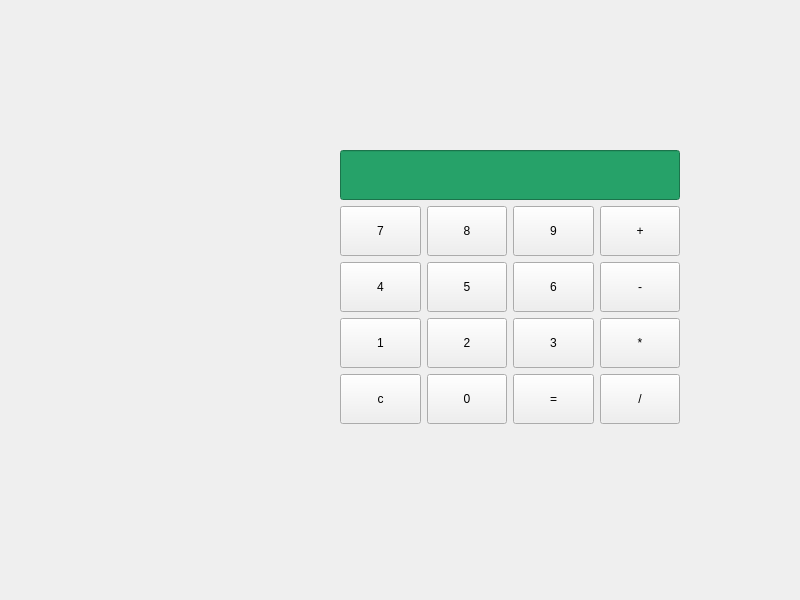
<?xml version="1.0" encoding="UTF-8"?>
<ui version="4.0">
 <class>CalculatriceV2</class>
 <widget class="QWidget" name="CalculatriceV2">
  <property name="geometry">
   <rect>
    <x>0</x>
    <y>0</y>
    <width>800</width>
    <height>600</height>
   </rect>
  </property>
  <property name="windowTitle">
   <string>CalculatriceV2</string>
  </property>
  <widget class="QWidget" name="layoutWidget">
   <property name="geometry">
    <rect>
     <x>340</x>
     <y>150</y>
     <width>340</width>
     <height>276</height>
    </rect>
   </property>
   <property name="minimumSize">
    <size>
     <width>50</width>
     <height>50</height>
    </size>
   </property>
   <layout class="QGridLayout" name="gridLayout">
    <item row="1" column="2">
     <widget class="QPushButton" name="pushButton9">
      <property name="minimumSize">
       <size>
        <width>50</width>
        <height>50</height>
       </size>
      </property>
      <property name="text">
       <string>9</string>
      </property>
     </widget>
    </item>
    <item row="1" column="0">
     <widget class="QPushButton" name="pushButton7">
      <property name="minimumSize">
       <size>
        <width>50</width>
        <height>50</height>
       </size>
      </property>
      <property name="text">
       <string>7</string>
      </property>
     </widget>
    </item>
    <item row="3" column="2">
     <widget class="QPushButton" name="pushButton3">
      <property name="minimumSize">
       <size>
        <width>50</width>
        <height>50</height>
       </size>
      </property>
      <property name="text">
       <string>3</string>
      </property>
     </widget>
    </item>
    <item row="1" column="3">
     <widget class="QPushButton" name="pushButtonAdditionner">
      <property name="minimumSize">
       <size>
        <width>50</width>
        <height>50</height>
       </size>
      </property>
      <property name="text">
       <string>+</string>
      </property>
     </widget>
    </item>
    <item row="2" column="2">
     <widget class="QPushButton" name="pushButton6">
      <property name="minimumSize">
       <size>
        <width>50</width>
        <height>50</height>
       </size>
      </property>
      <property name="text">
       <string>6</string>
      </property>
     </widget>
    </item>
    <item row="1" column="1">
     <widget class="QPushButton" name="pushButton8">
      <property name="minimumSize">
       <size>
        <width>50</width>
        <height>50</height>
       </size>
      </property>
      <property name="text">
       <string>8</string>
      </property>
     </widget>
    </item>
    <item row="3" column="3">
     <widget class="QPushButton" name="pushButtonMultiplier">
      <property name="minimumSize">
       <size>
        <width>50</width>
        <height>50</height>
       </size>
      </property>
      <property name="text">
       <string>*</string>
      </property>
     </widget>
    </item>
    <item row="3" column="0">
     <widget class="QPushButton" name="pushButton1">
      <property name="minimumSize">
       <size>
        <width>50</width>
        <height>50</height>
       </size>
      </property>
      <property name="text">
       <string>1</string>
      </property>
     </widget>
    </item>
    <item row="2" column="0">
     <widget class="QPushButton" name="pushButton4">
      <property name="minimumSize">
       <size>
        <width>50</width>
        <height>50</height>
       </size>
      </property>
      <property name="text">
       <string>4</string>
      </property>
     </widget>
    </item>
    <item row="2" column="3">
     <widget class="QPushButton" name="pushButtonSoustraire">
      <property name="minimumSize">
       <size>
        <width>50</width>
        <height>50</height>
       </size>
      </property>
      <property name="text">
       <string>-</string>
      </property>
     </widget>
    </item>
    <item row="4" column="3">
     <widget class="QPushButton" name="pushButtonDiviser">
      <property name="minimumSize">
       <size>
        <width>50</width>
        <height>50</height>
       </size>
      </property>
      <property name="text">
       <string>/</string>
      </property>
     </widget>
    </item>
    <item row="4" column="1">
     <widget class="QPushButton" name="pushButton0">
      <property name="minimumSize">
       <size>
        <width>50</width>
        <height>50</height>
       </size>
      </property>
      <property name="text">
       <string>0</string>
      </property>
     </widget>
    </item>
    <item row="2" column="1">
     <widget class="QPushButton" name="pushButton5">
      <property name="minimumSize">
       <size>
        <width>50</width>
        <height>50</height>
       </size>
      </property>
      <property name="text">
       <string>5</string>
      </property>
     </widget>
    </item>
    <item row="3" column="1">
     <widget class="QPushButton" name="pushButton2">
      <property name="minimumSize">
       <size>
        <width>50</width>
        <height>50</height>
       </size>
      </property>
      <property name="text">
       <string>2</string>
      </property>
     </widget>
    </item>
    <item row="4" column="2">
     <widget class="QPushButton" name="pushButtonEgal">
      <property name="minimumSize">
       <size>
        <width>50</width>
        <height>50</height>
       </size>
      </property>
      <property name="text">
       <string>=</string>
      </property>
     </widget>
    </item>
    <item row="4" column="0">
     <widget class="QPushButton" name="pushButtonEffacer">
      <property name="minimumSize">
       <size>
        <width>50</width>
        <height>50</height>
       </size>
      </property>
      <property name="text">
       <string>c</string>
      </property>
     </widget>
    </item>
    <item row="0" column="0" colspan="4">
     <widget class="QLineEdit" name="lineEditAfficheur">
      <property name="minimumSize">
       <size>
        <width>50</width>
        <height>50</height>
       </size>
      </property>
      <property name="styleSheet">
       <string notr="true">background-color: rgb(87, 227, 137);
background-color: rgb(38, 162, 105);</string>
      </property>
      <property name="alignment">
       <set>Qt::AlignRight|Qt::AlignTrailing|Qt::AlignVCenter</set>
      </property>
      <property name="readOnly">
       <bool>true</bool>
      </property>
     </widget>
    </item>
   </layout>
  </widget>
 </widget>
 <resources/>
 <connections/>
</ui>
